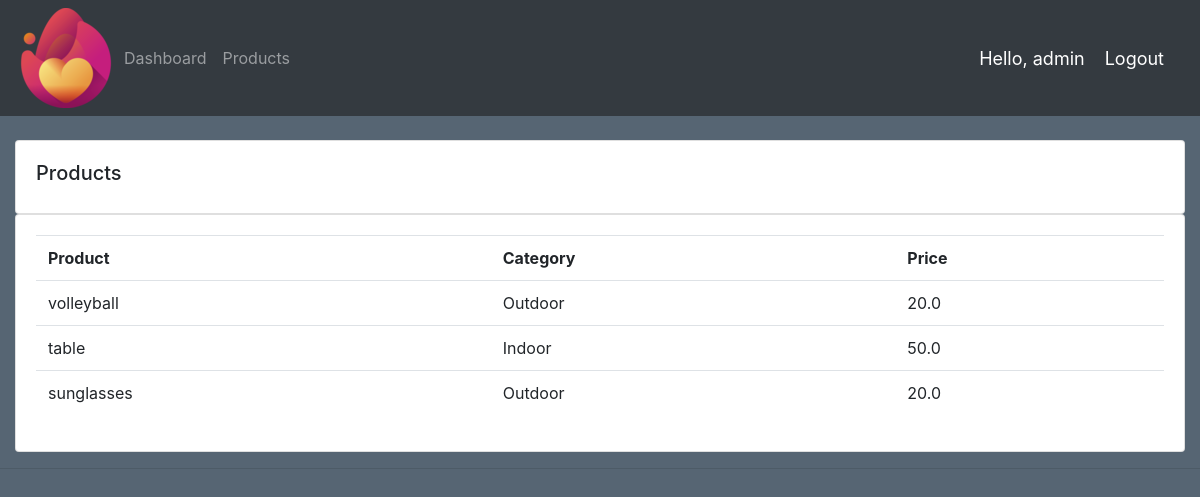
Screenshot of /products/ (signed in) with the database file from the repository.
### accounts/models.py (models this page shows, shortened)
class Product(models.Model):
    CATEGORY = (
        ('Indoor', 'Indoor'),
        ('Outdoor', 'Outdoor'),
    )
    name = models.CharField(max_length=100, null=True)
    price = models.FloatField(null=True)
    category = models.CharField(max_length=100, null=True, choices=CATEGORY)
    description = models.CharField(max_length=200, null=True, blank=True)
    date_created = models.DateTimeField(auto_now_add=True, null=True)
    tags = models.ManyToManyField(Tag)

### accounts/decorators.py (the view)
		def wrapper_func(request, *args, **kwargs):
			group = None
			if request.user.groups.exists():
				group = request.user.groups.all()[0].name
			if group in allowed_roles:
				return view_func(request, *args, **kwargs)
			else:
				return HttpResponse('You are not authorized to view this page')

### accounts/views.py (called while the page is built)
@login_required(login_url='login')
@allowed_users(allowed_roles=['admin'])
def products(request):
    products = Product.objects.all()
    return render(request, 'accounts/products.html', {'products': products})

### accounts/templates/accounts/products.html
{%  extends 'accounts/main.html' %}
{% block content %}
		<br>
		<div class="row">
			<div class="col-md">
				<div class="card card-body">
					<h5>Products</h5>
				</div>
				<div class="card card-body">
					<table class="table">
						<tr>
							<th>Product</th>
							<th>Category</th>
							<th>Price</th>
						</tr>
						{% for product in products %}
							<tr>
								<td>{{product.name}}</td>
								<td>{{product.category}}</td>
								<td>{{product.price}}</td>
							</tr>
						{% endfor %}
					</table>
				</div>
			</div>
		</div>
{% endblock content %}

### accounts/templates/accounts/navbar.html (shortened to what this page needs)
{% load static %}
<nav class="navbar navbar-expand-lg navbar-dark bg-dark">
  <img src="{% static 'images/im1.png'   %}">
  <div class="collapse navbar-collapse" id="navbarNav">
    <ul class="navbar-nav">
      {% if request.user.is_staff %}
      <li class="nav-item ">
        <a class="nav-link" href="{% url 'home' %}">Dashboard </a>
      </li>
      <li class="nav-item">
        <a class="nav-link" href="{% url 'products' %}">Products</a>
      </li>
      {% endif %}
    </ul>
  </div>
  <span class="hello-msg">Hello, {{request.user}} </span>
  <span><a class="hello-msg" href="{% url 'logout' %}">Logout</a> </span>
</nav>

### static/css/main.css (style rules this page uses)
body { background-color: #566573; }

### accounts/templates/accounts/navbar.html (style rules this page uses)
.hello-msg { font-size: 18px; color: #fff; margin-right: 20px; }

### rows the page displays
Product: name "volleyball", category "Outdoor", price "20.0"
Product: name "table", category "Indoor", price "50.0"
Product: name "sunglasses", category "Outdoor", price "20.0"

### other values shown
{{ request.user }} "admin"
